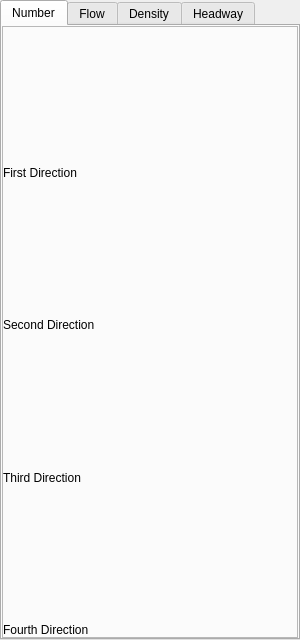
<?xml version="1.0" encoding="UTF-8"?>
<ui version="4.0">
 <class>VisualizePanel</class>
 <widget class="QWidget" name="VisualizePanel">
  <property name="geometry">
   <rect>
    <x>0</x>
    <y>0</y>
    <width>300</width>
    <height>640</height>
   </rect>
  </property>
  <property name="sizePolicy">
   <sizepolicy hsizetype="Expanding" vsizetype="Expanding">
    <horstretch>0</horstretch>
    <verstretch>0</verstretch>
   </sizepolicy>
  </property>
  <property name="windowTitle">
   <string>Form</string>
  </property>
  <layout class="QVBoxLayout" name="verticalLayout">
   <property name="spacing">
    <number>0</number>
   </property>
   <property name="leftMargin">
    <number>0</number>
   </property>
   <property name="topMargin">
    <number>0</number>
   </property>
   <property name="rightMargin">
    <number>0</number>
   </property>
   <property name="bottomMargin">
    <number>0</number>
   </property>
   <item>
    <widget class="QTabWidget" name="tabWidget">
     <property name="currentIndex">
      <number>0</number>
     </property>
     <widget class="QWidget" name="tab">
      <attribute name="title">
       <string>Number</string>
      </attribute>
      <layout class="QVBoxLayout" name="verticalLayout_2">
       <property name="spacing">
        <number>0</number>
       </property>
       <property name="leftMargin">
        <number>0</number>
       </property>
       <property name="topMargin">
        <number>0</number>
       </property>
       <property name="rightMargin">
        <number>0</number>
       </property>
       <property name="bottomMargin">
        <number>0</number>
       </property>
       <item>
        <widget class="QFrame" name="frame">
         <property name="frameShape">
          <enum>QFrame::StyledPanel</enum>
         </property>
         <property name="frameShadow">
          <enum>QFrame::Raised</enum>
         </property>
         <layout class="QVBoxLayout" name="verticalLayout_3">
          <property name="spacing">
           <number>0</number>
          </property>
          <property name="leftMargin">
           <number>0</number>
          </property>
          <property name="topMargin">
           <number>0</number>
          </property>
          <property name="rightMargin">
           <number>0</number>
          </property>
          <property name="bottomMargin">
           <number>0</number>
          </property>
          <item>
           <widget class="QCustomPlot" name="m_number_widget_1" native="true">
            <property name="sizePolicy">
             <sizepolicy hsizetype="Expanding" vsizetype="Expanding">
              <horstretch>0</horstretch>
              <verstretch>0</verstretch>
             </sizepolicy>
            </property>
           </widget>
          </item>
          <item>
           <widget class="QLabel" name="label">
            <property name="text">
             <string>First Direction</string>
            </property>
           </widget>
          </item>
          <item>
           <widget class="QCustomPlot" name="m_number_widget_2" native="true">
            <property name="sizePolicy">
             <sizepolicy hsizetype="Expanding" vsizetype="Expanding">
              <horstretch>0</horstretch>
              <verstretch>0</verstretch>
             </sizepolicy>
            </property>
           </widget>
          </item>
          <item>
           <widget class="QLabel" name="label_2">
            <property name="text">
             <string>Second Direction</string>
            </property>
           </widget>
          </item>
          <item>
           <widget class="QCustomPlot" name="m_number_widget_3" native="true">
            <property name="sizePolicy">
             <sizepolicy hsizetype="Expanding" vsizetype="Expanding">
              <horstretch>0</horstretch>
              <verstretch>0</verstretch>
             </sizepolicy>
            </property>
           </widget>
          </item>
          <item>
           <widget class="QLabel" name="label_3">
            <property name="text">
             <string>Third Direction</string>
            </property>
           </widget>
          </item>
          <item>
           <widget class="QCustomPlot" name="m_number_widget_4" native="true">
            <property name="sizePolicy">
             <sizepolicy hsizetype="Expanding" vsizetype="Expanding">
              <horstretch>0</horstretch>
              <verstretch>0</verstretch>
             </sizepolicy>
            </property>
           </widget>
          </item>
          <item>
           <widget class="QLabel" name="label_4">
            <property name="text">
             <string>Fourth Direction</string>
            </property>
           </widget>
          </item>
         </layout>
        </widget>
       </item>
      </layout>
     </widget>
     <widget class="QWidget" name="tab_2">
      <attribute name="title">
       <string>Flow</string>
      </attribute>
      <layout class="QVBoxLayout" name="verticalLayout_10">
       <property name="spacing">
        <number>0</number>
       </property>
       <property name="leftMargin">
        <number>0</number>
       </property>
       <property name="topMargin">
        <number>0</number>
       </property>
       <property name="rightMargin">
        <number>0</number>
       </property>
       <property name="bottomMargin">
        <number>0</number>
       </property>
       <item>
        <widget class="QFrame" name="frame_2">
         <property name="frameShape">
          <enum>QFrame::StyledPanel</enum>
         </property>
         <property name="frameShadow">
          <enum>QFrame::Raised</enum>
         </property>
         <layout class="QVBoxLayout" name="verticalLayout_4">
          <property name="spacing">
           <number>0</number>
          </property>
          <property name="leftMargin">
           <number>0</number>
          </property>
          <property name="topMargin">
           <number>0</number>
          </property>
          <property name="rightMargin">
           <number>0</number>
          </property>
          <property name="bottomMargin">
           <number>0</number>
          </property>
          <item>
           <widget class="QCustomPlot" name="m_flow_widget_1" native="true">
            <property name="sizePolicy">
             <sizepolicy hsizetype="Expanding" vsizetype="Expanding">
              <horstretch>0</horstretch>
              <verstretch>0</verstretch>
             </sizepolicy>
            </property>
           </widget>
          </item>
          <item>
           <widget class="QLabel" name="label_5">
            <property name="text">
             <string>First Direction</string>
            </property>
           </widget>
          </item>
          <item>
           <widget class="QCustomPlot" name="m_flow_widget_2" native="true">
            <property name="sizePolicy">
             <sizepolicy hsizetype="Expanding" vsizetype="Expanding">
              <horstretch>0</horstretch>
              <verstretch>0</verstretch>
             </sizepolicy>
            </property>
           </widget>
          </item>
          <item>
           <widget class="QLabel" name="label_6">
            <property name="text">
             <string>Second Direction</string>
            </property>
           </widget>
          </item>
          <item>
           <widget class="QCustomPlot" name="m_flow_widget_3" native="true">
            <property name="sizePolicy">
             <sizepolicy hsizetype="Expanding" vsizetype="Expanding">
              <horstretch>0</horstretch>
              <verstretch>0</verstretch>
             </sizepolicy>
            </property>
           </widget>
          </item>
          <item>
           <widget class="QLabel" name="label_7">
            <property name="text">
             <string>Third Direction</string>
            </property>
           </widget>
          </item>
          <item>
           <widget class="QCustomPlot" name="m_flow_widget_4" native="true">
            <property name="sizePolicy">
             <sizepolicy hsizetype="Expanding" vsizetype="Expanding">
              <horstretch>0</horstretch>
              <verstretch>0</verstretch>
             </sizepolicy>
            </property>
           </widget>
          </item>
          <item>
           <widget class="QLabel" name="label_8">
            <property name="text">
             <string>Fourth Direction</string>
            </property>
           </widget>
          </item>
         </layout>
        </widget>
       </item>
      </layout>
     </widget>
     <widget class="QWidget" name="tab_3">
      <attribute name="title">
       <string>Density</string>
      </attribute>
      <layout class="QVBoxLayout" name="verticalLayout_8">
       <property name="spacing">
        <number>0</number>
       </property>
       <property name="leftMargin">
        <number>0</number>
       </property>
       <property name="topMargin">
        <number>0</number>
       </property>
       <property name="rightMargin">
        <number>0</number>
       </property>
       <property name="bottomMargin">
        <number>0</number>
       </property>
       <item>
        <widget class="QFrame" name="frame_3">
         <property name="frameShape">
          <enum>QFrame::StyledPanel</enum>
         </property>
         <property name="frameShadow">
          <enum>QFrame::Raised</enum>
         </property>
         <layout class="QVBoxLayout" name="verticalLayout_6">
          <property name="spacing">
           <number>0</number>
          </property>
          <property name="leftMargin">
           <number>0</number>
          </property>
          <property name="topMargin">
           <number>0</number>
          </property>
          <property name="rightMargin">
           <number>0</number>
          </property>
          <property name="bottomMargin">
           <number>0</number>
          </property>
          <item>
           <widget class="QCustomPlot" name="m_density_widget_1" native="true">
            <property name="sizePolicy">
             <sizepolicy hsizetype="Expanding" vsizetype="Expanding">
              <horstretch>0</horstretch>
              <verstretch>0</verstretch>
             </sizepolicy>
            </property>
           </widget>
          </item>
          <item>
           <widget class="QLabel" name="label_13">
            <property name="text">
             <string>First Direction</string>
            </property>
           </widget>
          </item>
          <item>
           <widget class="QCustomPlot" name="m_density_widget_2" native="true">
            <property name="sizePolicy">
             <sizepolicy hsizetype="Expanding" vsizetype="Expanding">
              <horstretch>0</horstretch>
              <verstretch>0</verstretch>
             </sizepolicy>
            </property>
           </widget>
          </item>
          <item>
           <widget class="QLabel" name="label_14">
            <property name="text">
             <string>Second Direction</string>
            </property>
           </widget>
          </item>
          <item>
           <widget class="QCustomPlot" name="m_density_widget_3" native="true">
            <property name="sizePolicy">
             <sizepolicy hsizetype="Expanding" vsizetype="Expanding">
              <horstretch>0</horstretch>
              <verstretch>0</verstretch>
             </sizepolicy>
            </property>
           </widget>
          </item>
          <item>
           <widget class="QLabel" name="label_15">
            <property name="text">
             <string>Third Direction</string>
            </property>
           </widget>
          </item>
          <item>
           <widget class="QCustomPlot" name="m_density_widget_4" native="true">
            <property name="sizePolicy">
             <sizepolicy hsizetype="Expanding" vsizetype="Expanding">
              <horstretch>0</horstretch>
              <verstretch>0</verstretch>
             </sizepolicy>
            </property>
           </widget>
          </item>
          <item>
           <widget class="QLabel" name="label_16">
            <property name="text">
             <string>Fourth Direction</string>
            </property>
           </widget>
          </item>
         </layout>
        </widget>
       </item>
      </layout>
     </widget>
     <widget class="QWidget" name="tab_4">
      <attribute name="title">
       <string>Headway</string>
      </attribute>
      <layout class="QVBoxLayout" name="verticalLayout_9">
       <property name="spacing">
        <number>0</number>
       </property>
       <property name="leftMargin">
        <number>0</number>
       </property>
       <property name="topMargin">
        <number>0</number>
       </property>
       <property name="rightMargin">
        <number>0</number>
       </property>
       <property name="bottomMargin">
        <number>0</number>
       </property>
       <item>
        <widget class="QFrame" name="frame_4">
         <property name="frameShape">
          <enum>QFrame::StyledPanel</enum>
         </property>
         <property name="frameShadow">
          <enum>QFrame::Raised</enum>
         </property>
         <layout class="QVBoxLayout" name="verticalLayout_7">
          <property name="spacing">
           <number>0</number>
          </property>
          <property name="leftMargin">
           <number>0</number>
          </property>
          <property name="topMargin">
           <number>0</number>
          </property>
          <property name="rightMargin">
           <number>0</number>
          </property>
          <property name="bottomMargin">
           <number>0</number>
          </property>
          <item>
           <widget class="QCustomPlot" name="m_headway_widget_1" native="true">
            <property name="sizePolicy">
             <sizepolicy hsizetype="Expanding" vsizetype="Expanding">
              <horstretch>0</horstretch>
              <verstretch>0</verstretch>
             </sizepolicy>
            </property>
           </widget>
          </item>
          <item>
           <widget class="QLabel" name="label_17">
            <property name="text">
             <string>First Direction</string>
            </property>
           </widget>
          </item>
          <item>
           <widget class="QCustomPlot" name="m_headway_widget_2" native="true">
            <property name="sizePolicy">
             <sizepolicy hsizetype="Expanding" vsizetype="Expanding">
              <horstretch>0</horstretch>
              <verstretch>0</verstretch>
             </sizepolicy>
            </property>
           </widget>
          </item>
          <item>
           <widget class="QLabel" name="label_18">
            <property name="text">
             <string>Second Direction</string>
            </property>
           </widget>
          </item>
          <item>
           <widget class="QCustomPlot" name="m_headway_widget_3" native="true">
            <property name="sizePolicy">
             <sizepolicy hsizetype="Expanding" vsizetype="Expanding">
              <horstretch>0</horstretch>
              <verstretch>0</verstretch>
             </sizepolicy>
            </property>
           </widget>
          </item>
          <item>
           <widget class="QLabel" name="label_19">
            <property name="text">
             <string>Third Direction</string>
            </property>
           </widget>
          </item>
          <item>
           <widget class="QCustomPlot" name="m_headway_widget_4" native="true">
            <property name="sizePolicy">
             <sizepolicy hsizetype="Expanding" vsizetype="Expanding">
              <horstretch>0</horstretch>
              <verstretch>0</verstretch>
             </sizepolicy>
            </property>
           </widget>
          </item>
          <item>
           <widget class="QLabel" name="label_20">
            <property name="text">
             <string>Fourth Direction</string>
            </property>
           </widget>
          </item>
         </layout>
        </widget>
       </item>
      </layout>
     </widget>
    </widget>
   </item>
  </layout>
 </widget>
 <customwidgets>
  <customwidget>
   <class>QCustomPlot</class>
   <extends>QWidget</extends>
   <header>qcustomplot.h</header>
   <container>1</container>
  </customwidget>
 </customwidgets>
 <resources/>
 <connections/>
</ui>
